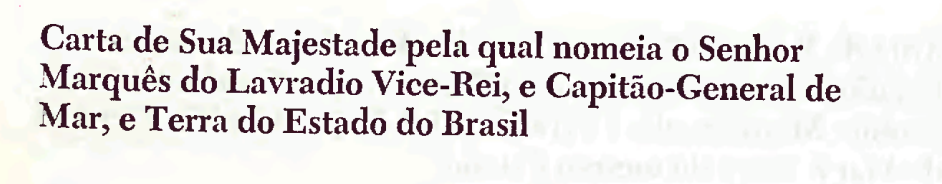
#> input picture image.png, 942 x 184 px
$ python teste_tesseract.py
#> lines starting #> are read from the running program, lines starting #| are printed output that depends on the picture; after the words box and inside, x2 and y2 are one past the last pixel; in counts of white or black regions, pixels touching at a corner belong together
import cv2
import pytesseract

# Se for Windows, ajuste se necessário:
pytesseract.pytesseract.tesseract_cmd = r"C:\Program Files\Tesseract-OCR\tesseract.exe"

# Ler imagem
img = cv2.imread("image.png")
#> img is the input picture: shape (184, 942, 3); mean B, G, R 226.8, 227.8, 230.5

# Converter para cinza
gray = cv2.cvtColor(img, cv2.COLOR_BGR2GRAY)
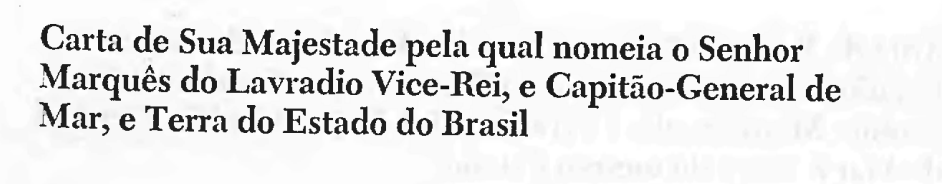
#> gray: shape (184, 942); min 5, max 255, mean 228.6

# Binarização
_, thresh = cv2.threshold(
    gray, 0, 255,
    cv2.THRESH_BINARY + cv2.THRESH_OTSU
)
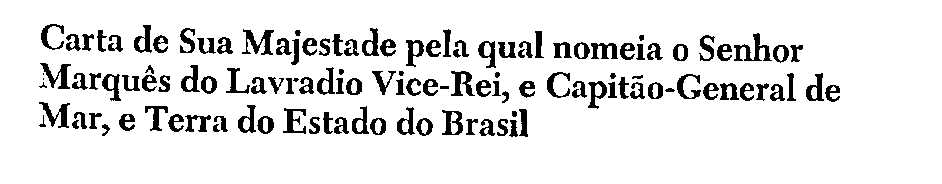
#> thresh: shape (184, 942); 89.8% white; 126 black regions (4 under 20 px), largest, box (x1, y1, x2, y2) and area: (734, 33, 772, 61) 396, (242, 29, 274, 55) 361, (40, 63, 71, 89) 318

# OCR
#> (the run stopped early here; a loop or call above may not have finished)

$ run again, with img.jpeg saved as image.png
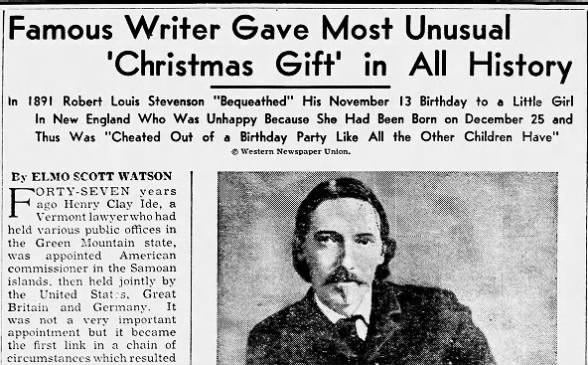
#> input picture img.jpeg, 588 x 365 px
#> img is the input picture: shape (365, 588, 3); min 0, max 255, mean 185.5
#> `_, thresh = cv2.threshold( gray, 0, 255, cv2.THRESH_BINARY + cv2.THRES..`:
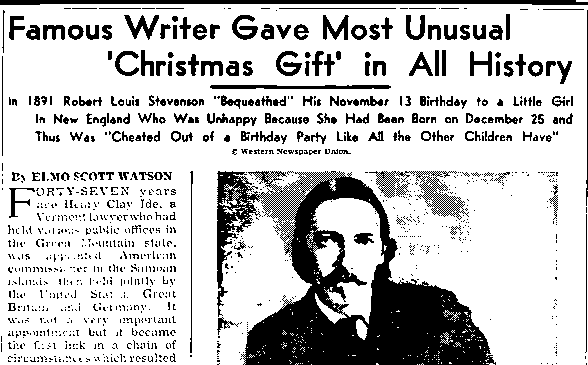
#> thresh: shape (365, 588); 78% white; 1212 black regions (963 under 20 px), largest, box (x1, y1, x2, y2) and area: (217, 171, 496, 365) 23104, (0, 0, 588, 5) 2424, (369, 171, 469, 220) 1010
